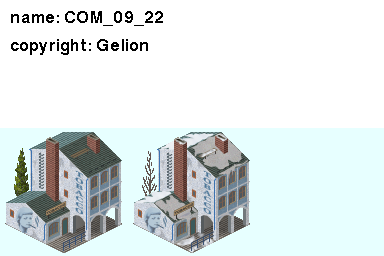
#> input picture cityhouses/com/src/com_09_22.png, 384 x 256 px
$ python mask_bg.py ../../cityhouses/com/src/com_09_22.png --output out.png
#> lines starting #> are read from the running program, lines starting #| are printed output that depends on the picture
#!/usr/bin/env python3
"""Mask a single solid background color out of a PNG, producing RGBA output.

Used to convert OpenSCAD's solid-color preview backgrounds (e.g. Sunset's
(170, 68, 68)) into a proper alpha channel for diff-tool consumption.
"""
import argparse
from pathlib import Path

import numpy as np
from PIL import Image


def main() -> None:
    p = argparse.ArgumentParser(description=__doc__)
    p.add_argument("input", type=Path)
    p.add_argument("-o", "--output", type=Path, required=True)
    p.add_argument(
        "--bg", default="170,68,68",
        help="Background RGB to make transparent (default 170,68,68)",
    )
    p.add_argument(
        "--tolerance", type=int, default=2,
        help="Max per-channel deviation to still count as bg (default 2)",
    )
    args = p.parse_args()

    bg = tuple(int(c) for c in args.bg.split(","))
    if len(bg) != 3:
        raise SystemExit("--bg must be R,G,B")

    arr = np.asarray(Image.open(args.input).convert("RGB"), dtype=np.int16)
    diff = np.abs(arr - np.array(bg, dtype=np.int16))
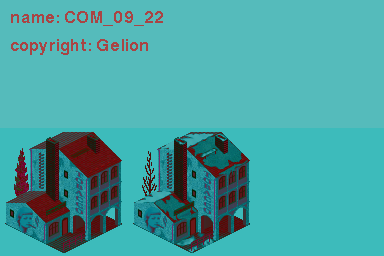
#> diff: shape (256, 384, 3) int16; mean R, G, B 71.7, 161.9, 162.6
    mask = np.all(diff <= args.tolerance, axis=-1)
#> mask: shape (256, 384) bool; every value is 0

    out = np.zeros((*arr.shape[:2], 4), dtype=np.uint8)
    out[..., :3] = arr.astype(np.uint8)
    out[..., 3] = np.where(mask, 0, 255)
    Image.fromarray(out, mode="RGBA").save(args.output)


if __name__ == "__main__":
    main()
